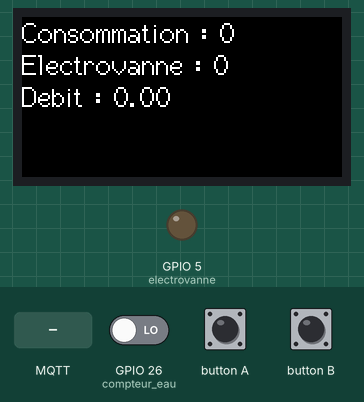
Simulated run of this sketch. Board: ESP32. Parts: 160×80 colour display, output pins drawn as LEDs (lit = HIGH). Inputs (shaded band) come from the test bench; at power-on: GPIO 26 (compteur_eau) LOW. WiFi joins after 1.5 s; servers stay silent unless stated; no MQTT or app messages arrive unless stated; what the sketch prints to the serial monitor is not drawn.

Above: at 2.9 s.
3.0 s: MQTT message "0" arrives on the first subscribed topic
At 3.8 s:
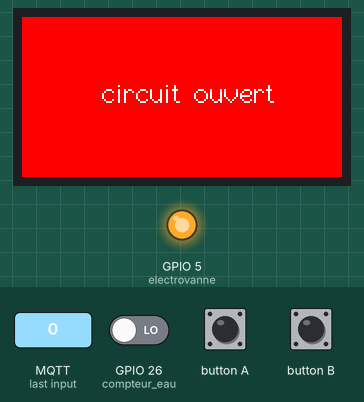
5.5 s: button B pressed for 0.15 s
At 5.8 s:
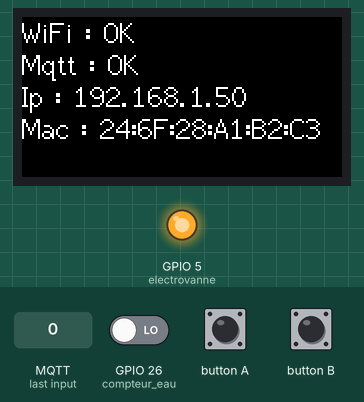
7.1 s: MQTT message "1" arrives on the first subscribed topic
At 7.9 s:
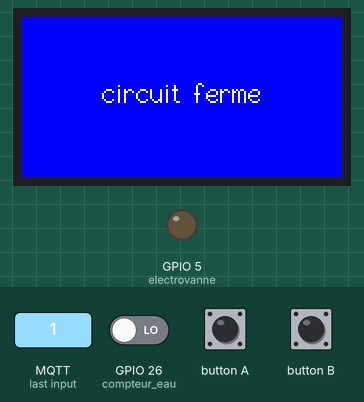
9.6 s: button B pressed for 1 s
At 10.2 s:
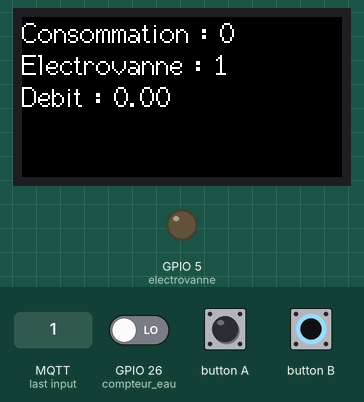
12.1 s: GPIO 26 (compteur_eau) driven HIGH
At 13.3 s:
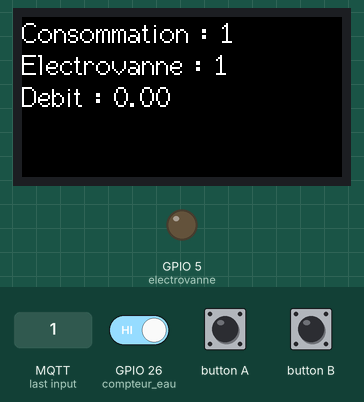
15.1 s: button B pressed for 3.2 s
At 16.3 s:
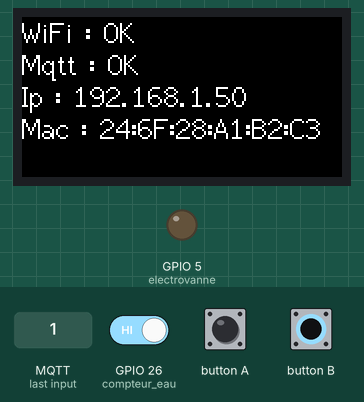
Timing chart, 0 to 18.1 s (numbered marks = the images above; inputs shaded):
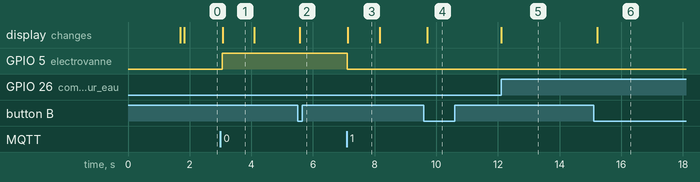

The sketch:

M5.ino
```cpp
#include <M5StickC.h>
#include <WiFi.h>
#include <PubSubClient.h>

//#include <SPI.h>


// wifi
const char* ssid     = "Livebox-3002";   //nom du point d'acces wifi
const char* password = "aSzy24ZzWm5xrKrumG";   // mot de passe du wifi

// mqtt
const char* mqtt_host = "86.252.162.139";    // Addresse du Broker Mqtt
const int mqtt_port = 1883;    // numero de port de la liaison Mqtt

//const char* mqttUser = "";
//const char* mqttPassword = "";


WiFiClient wifi_client;  //objet pour le wifi
PubSubClient Mqtt_client(mqtt_host, mqtt_port, nullptr, wifi_client);  //objet pour le Mqtt

void connexion_Mqtt();   // ce connecte au mqtt
int n_menu=0;    // contiens le numero du menu
int compteur_eau = 26;  // pin D2
int electrovanne = 5;  // pin D1
int compt=0;       //contient le nombre de litre/impulsion
int Etat_electrovanne=0;                  // 0=fermée  1=ouvert
int dernier_litre=0;    // sert a calculer un Delta pour le debit

void ICACHE_RAM_ATTR nb_impulsion(void);   // ICACHE_RAM_ATTR permet de charger attachInterrupt dans la RAM // permet de compter le nombre d'impulsion donc de litre

void ouverture_electrovanne();   // fonction d'ouverture de l'electrovanne
void fermeture_electrovanne();   //  fonction de fermuture de l'electrovanne

void menu();    // fonction d'affichage du menu correspondant
void menu_info();     //fonction d'affichage du menu 1 ( information sur la consommation )
void menu_conn();     //fonction d'affichage du menu 2 ( information sur la connexion )


void envoi_message();     // fonction d'envoi du message Mqtt

float calcul_debit(int litre, float temps);     //fonction qui calcule le debit
float debit=0;     //contien le debit
float dernier_debit=0;     //contien le dernier debit sert a conparer les valeurs du debit pour la detection de fuite

int nb_debit=0;    //comptien le nombre de mesure de debit identique ( au presque au litre près )
unsigned long duree;    // temps de puis le demarage, utilise pour le calcule du debit
unsigned long derniere_duree;     // comtient le temps de puis le demarage de l'ancienne boucle


void callback(char* topic, byte* payload, unsigned int length)    //fonction appeler lors de la reception d'une requete Mqtt
{
  char message_buff[100];     // contient le message
  /** Debug **/
  Serial.print("Message reçu sur le topic : ");
  Serial.print(topic);  //affiche le nom du topic
  Serial.print("   la longueur est :");
  Serial.println(length);    //affiche la longueur du message
  Serial.print("donnée reçu du broker :");
  int i;   //utile pour le for
  for (i = 0; i < length; i++)    // parcours les caractères du message
  {
  message_buff[i] = payload[i];     //
  }
  message_buff[i] = '\0';  //fin de la chaine


  String msgString = String(message_buff);   //convertie le message en string
  Serial.println(msgString);   //affiche le message


    M5.Lcd.setCursor(40, 30);   // met le curseur au centre de l'écran
    M5.Lcd.setTextSize(1);    // taille du texte
    if (msgString == "1")    // si on a reçu un 1
    {
      ouverture_electrovanne();   // ouverture de l'electrovanne
      char envoi[10]="";
      String msg = "";
      msg = String(Etat_electrovanne);
      msg.toCharArray(envoi,5);
      Mqtt_client.publish("envoi/electrovanne", envoi);  //envoi un message de confirmation
      M5.Lcd.setTextColor(WHITE, BLUE);     // change la couleur de l'arriere plan du text
      M5.Lcd.fillScreen(BLUE);     // écran de couleur bleu
      M5.Lcd.println("circuit ferme");   // écriture sur l'écran
    }
    if (msgString == "0")
    {
      fermeture_electrovanne();   // fermeture de l'électrovanne
      char envoi[10]="";
      String msg = "";
      msg = String(Etat_electrovanne);
      msg.toCharArray(envoi,5);
      Mqtt_client.publish("envoi/electrovanne", envoi);  //envoi un message de confirmation
      M5.Lcd.setTextColor(WHITE, RED);     // change la couleur de l'arriere plan du text en rouge
      M5.Lcd.fillScreen(RED);    // écran de couleur rouge
      M5.Lcd.println("circuit ouvert");
    }
    delay(1000);    // attend 1 seconde pour l'affichage
    M5.Lcd.fillScreen(TFT_BLACK); //efface l'écrant
    M5.Lcd.setTextColor(WHITE, BLACK);  // change la couleur de l'arriere plan en noir
    menu();   // affichage du menu
}


void setup()
{
  M5.begin();  //démarrage de l'écran
  M5.Lcd.fillScreen(TFT_BLACK);  // ecran noir
  M5.Lcd.setTextColor(WHITE,BLACK);    // police de couleur blanche et arriere de tu texte en noir
  M5.Lcd.setRotation(3);  //format paysage
  Serial.begin(115200);    // communique avec 115200 baud (vitesse de communication)
  pinMode(compteur_eau, INPUT);   //compteur d'eau brancher sur la pin D2
  pinMode(electrovanne, OUTPUT);    //electrovanne brancher sur la pin D1
  attachInterrupt(digitalPinToInterrupt(compteur_eau),nb_impulsion,RISING);   //interruption lors qu'il y a front montant


  WiFi.mode(WIFI_STA);   //
  WiFi.begin(ssid, password);  // demarage de la connection WiFi
  while (WiFi.status() != WL_CONNECTED)   // tant que l'on est pas connecté au WiFi
  {
    M5.Lcd.setCursor(0, 0, 2);     //Curceur en haut à gauche et de taille 2
    Serial.print("Connection au WiFi : ");  //affichage via USB
    Serial.println(WiFi.status());
    M5.Lcd.print("Connection au WiFi : ");  //affichage sur l'ecran
    M5.Lcd.println(WiFi.status());
    delay(500);
  }

  M5.Lcd.fillScreen(TFT_BLACK);  // ecran noir ( éfface le texte ecrit précédemment
  Serial.println("Connectée au réseau WiFi");

  Mqtt_client.setCallback(callback);   //defini la fonction de retour

/** connection au broker Mqtt**/

  connexion_Mqtt();  // connexion en Mqtt
  menu();
}


void loop()
{
    //Serial.println(compt);

    for(int i = 0; i<200 ;i++)
   {
    M5.update();
    Mqtt_client.loop();
    delay(50);
    if(M5.BtnB.wasPressed())
    {
      M5.Lcd.fillScreen(TFT_BLACK); //efface l'écrant
      if (n_menu>0)
      {
        n_menu=0;
      }
      else
      {
        n_menu++;
      }
    }
    menu();
    if(M5.BtnA.wasPressed())
    {

    }
     /* reconnection au broker si elle est perdu */
     connexion_Mqtt();
   }
   duree=millis();
   debit=calcul_debit(compt-dernier_litre,(duree-derniere_duree)*0.001);
   Serial.print("debit :");
   Serial.println(debit);
   dernier_litre=compt;


   if (debit==dernier_debit)
   {
      nb_debit++;
   }
   else
   {
    nb_debit=0;
   }


   Serial.print("nb_debit :");
   Serial.println(nb_debit);
   Serial.print("temps :");
   Serial.println(duree);
   dernier_debit=debit;
   derniere_duree=duree;
    //Serial.print("wifi : ");
    //Serial.print(WiFi.status());

    /**  teste de la connexion au server mqtt   **/
    connexion_Mqtt();
    envoi_message();
}


float calcul_debit(int litre, float temps)
{
    return litre/temps;
}


void connexion_Mqtt()
{
  while (!Mqtt_client.connected()) // tant que le client n'est pas connecté
    {
        int etat=Mqtt_client.state();
        Serial.print("Erreur au niveau : ");  // affiche l'erreur
        Serial.println(etat);   // info debloquage + ln=retour à la ligne
        M5.Lcd.setCursor(0, 0, 2);   //Curceur en haut à gauche et de taille 2
        M5.Lcd.print("Erreur Mqtt : ");     // affiche du texte
        M5.Lcd.println(etat);   // affiche le type d'erreur sous forme de chiffre
      if (Mqtt_client.connect("ESP8266Client"))   //  connection au broker Mqtt
      {
        Serial.println("connectée au serveur mqtt");  // affiche par l'USB que l'on est connecté
        Mqtt_client.subscribe("gestion");    // indique que l'on ecoute sur le topic gestion
      }
      else                        // si non
      {
        delay(2000);  //  attend 2000ms=2s
      }
      M5.Lcd.fillScreen(TFT_BLACK); //efface l'écran
    }

}


void envoi_message()
{
    /*conversion de int en char*/
  //int num = 1234;


  //itoa(num, cstr, 10);

  String msg = "test";
  char envoi[10]="";
  char temp[5];
  msg=String(compt);
  msg.toCharArray(temp,5);
  strcat(envoi,temp);
  strcat(envoi,":");//ajoute une donneee à la fin du char envoi


  msg=String(debit);
  msg.toCharArray(temp,5);
  strcat(envoi,temp);
  Serial.println(envoi);


//format de l'envoie en Mqtt                "5:0:1.54"
//............................nb_litre : etat_electrovanne : debit sur 10s.........................//


  Mqtt_client.publish("envoi/conso", envoi);
}
void menu()
{
  switch(n_menu)
  {
    case 0:
    menu_info();
    break;
    case 1:
    menu_conn();
    break;
  }
}

void menu_info()
{
  M5.Lcd.setCursor(0, 0, 2);
  M5.Lcd.print("Consommation : ");
  M5.Lcd.println(compt);
  M5.Lcd.print("Electrovanne : ");
  M5.Lcd.println(Etat_electrovanne);
  M5.Lcd.print("Debit : ");
  M5.Lcd.println(debit);
  //M5.Lcd.drawString("X",40,120,2);
}

void menu_conn()
{
  M5.Lcd.setCursor(0, 0, 2);
  M5.Lcd.print("WiFi : ");
  M5.Lcd.println("OK");
  M5.Lcd.print("Mqtt : ");
  M5.Lcd.println("OK");
  M5.Lcd.print("Ip : ");
  M5.Lcd.println(WiFi.localIP());

  M5.Lcd.print("Mac : ");
  M5.Lcd.println(WiFi.macAddress());

}

void ouverture_electrovanne()
{
  digitalWrite(electrovanne, LOW);  //signal continu = 0V
  Etat_electrovanne = 1;    // 1 :L'electrovanne est ouverte
}


void fermeture_electrovanne()
{
  digitalWrite(electrovanne, HIGH);   //signal continu = 3,3V
  Etat_electrovanne = 0;    // 0 :L'electrovanne est fermé
}


void ICACHE_RAM_ATTR nb_impulsion(void)   // ICACHE_RAM_ATTR permet de charger attachInterrupt dans la RAM // permet de compter le nombre d'impulsions
{
  static unsigned long dernier_temps=0;
  unsigned long temps = millis();
  if (temps - dernier_temps>100)
  {   //attend 100ms entre les mesures // évite que l'on compte plusieurs fois la même impulsion
    compt++;   // +1 litre !!!
    dernier_temps = temps;  //réinitialise le temps avant la prochaine mesure
  }
}
```

Measured:
- after the input at 3.0 s, GPIO 5 (electrovanne): LOW → HIGH after 0.06 s; the display: changes after 0.07 s (image 1)
- after the input at 5.5 s, the display: changes after 0.07 s (image 2)
- after the input at 7.1 s, GPIO 5 (electrovanne): HIGH → LOW at once; the display: changes at once (image 3)
- after the input at 9.6 s, the display: changes after 0.11 s (image 4)
- after the input at 12.1 s, the display: changes at once (image 5)
- after the input at 15.1 s, the display: changes after 0.13 s (image 6)
- what the display in image 1 shows lasts 1.0 s, from 3.1 s to 4.1 s
